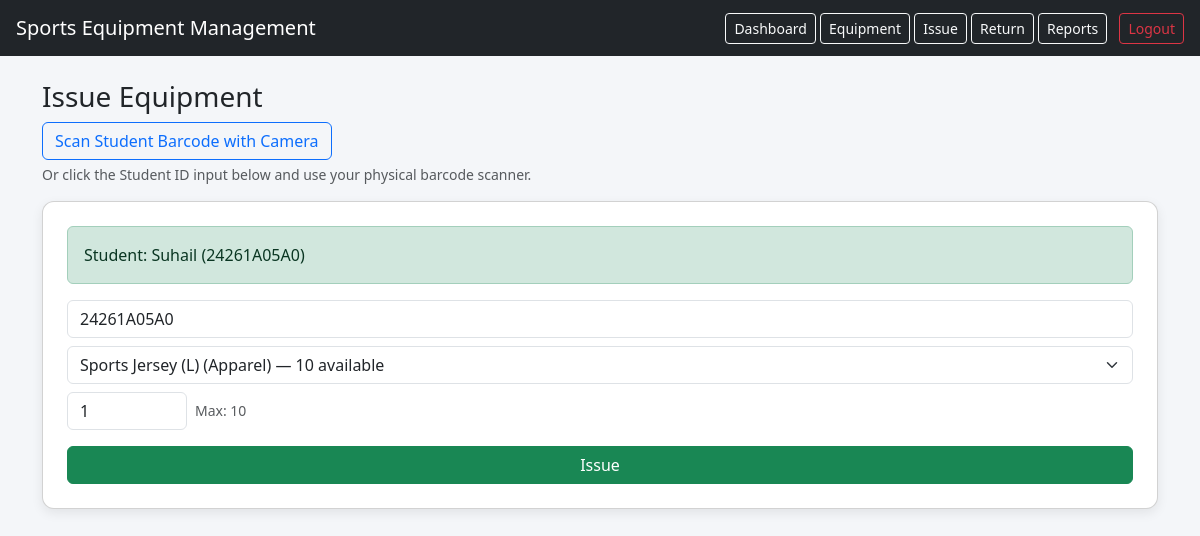
Screenshot of /issue?student_id=24261A05A0 (signed in) with the database file from the repository.
### tables this page shows
CREATE TABLE students (id TEXT PRIMARY KEY, name TEXT NOT NULL, email TEXT, phone TEXT, department TEXT, year INTEGER);

### app.py (the view, shortened to what this page needs)
@app.route('/issue', methods=["GET", "POST"])
@login_required
def issue():
    conn = connect_db(app)
    equipment_list = conn.execute("SELECT * FROM equipment WHERE is_active=1 ORDER BY category, name").fetchall()
    student_id = request.args.get('student_id')
    student = None
    if student_id:
        student = conn.execute("SELECT * FROM students WHERE id=?", (student_id.upper(),)).fetchone()
        if not student:
            flash(f'Student ID "{student_id}" not found in the database.', 'danger')
        elif student['id'] in ["24261A05A5", "24261A05B5"]:
            if request.method == 'GET':
                flash(f'Welcome Creator, {student["name"]}!', 'info')
    conn.close()
    return render_template('issue.html', equipment=equipment_list, student=student)

### app.py (called while the page is built)
def login_required(f):
    @wraps(f)
    def decorated_function(*args, **kwargs):
        if 'admin_id' not in session:
            flash('Please log in to the page', 'warning')
            return redirect(url_for('login_page'))
        return f(*args, **kwargs)
    return decorated_function

### db.py (called while the page is built)
def connect_db(app):
    conn = sqlite3.connect(app.config["DATABASE"])
    conn.row_factory = sqlite3.Row
    return conn

### templates/issue.html (shortened to what this page needs)
{% extends "base.html" %}
{% block content %}
<h3>Issue Equipment</h3>
<div class="mb-3">
    <button type="button" class="btn btn-outline-primary" onclick="openScanner(val => { document.querySelector('input[name=\'student_id\']').value = val; })">
        Scan Student Barcode with Camera
    </button>
    <div class="form-text mt-1">Or click the Student ID input below and use your physical barcode scanner.</div>
</div>
<div class="card p-4">
    {% if student %}
        <div class="alert alert-success">
            Student: {{ student.name }} ({{ student.id }})
        </div>
    {% endif %}
    <form method="POST">
        <input class="form-control mb-2" name="student_id"
               value="{{ student.id if student else request.args.get('student_id', '') }}"
               placeholder="Student ID">
        <select class="form-select mb-2" name="equipment_id" id="equipment_select">
            {% for item in equipment %}
            <option value="{{ item.id }}"
                    data-available="{{ item.available_quantity }}"
                    {% if item.id|string == (selected_equipment|string) %}selected{% endif %}>
                {{ item.name }} ({{ item.category or 'General' }}) — {{ item.available_quantity }} available
            </option>
            {% endfor %}
        </select>
        <div class="d-flex align-items-center gap-2 mb-3">
            <input class="form-control" type="number" name="quantity" id="qty_input"
                   value="1" min="1" max="1" style="width: 120px;">
            <small class="text-muted" id="qty_hint">Max: 1</small>
        </div>
        <button class="btn btn-success w-100">Issue</button>
    </form>
</div>
{% endblock %}

### templates/base.html (style rules this page uses)
body { background: #f4f6f9; }
.card { border-radius: 12px; box-shadow: 0 4px 12px rgba(0,0,0,0.08); }

### rows the page displays
students: name "Suhail", id "24261A05A0", student_id "24261A05A0"

### other values shown
form field equipment_id "Sports Jersey (L) (Apparel) — 10 available"
